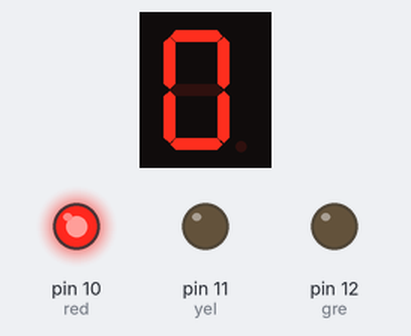
Simulated run of this sketch. Board: Arduino Uno, built with avr-gcc and run on an emulated ATmega328P. Parts: 1-digit seven-segment display, output pins drawn as LEDs (lit = HIGH). What the sketch prints to the serial monitor is not drawn.

Above: at 1.1 s.
At 4.1 s:
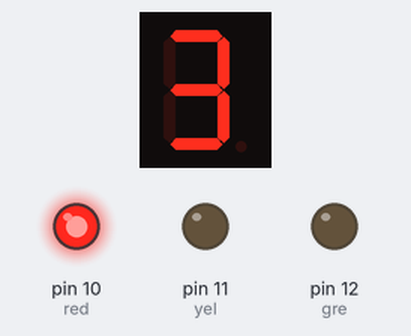
At 8.1 s:
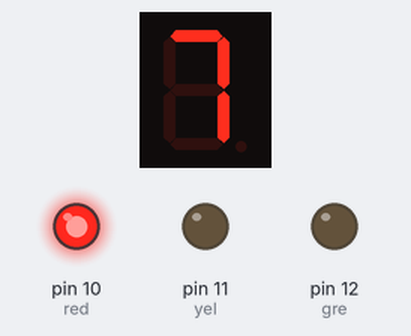
At 15.1 s:
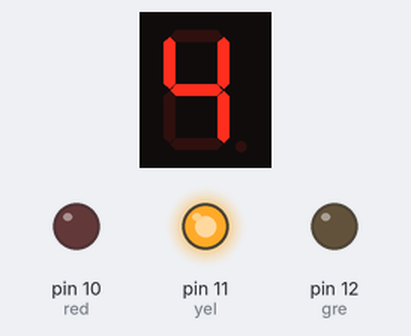
At 22.1 s:
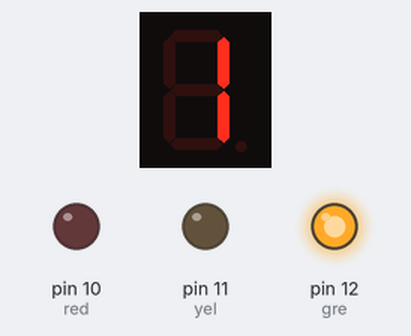
At 29.1 s:
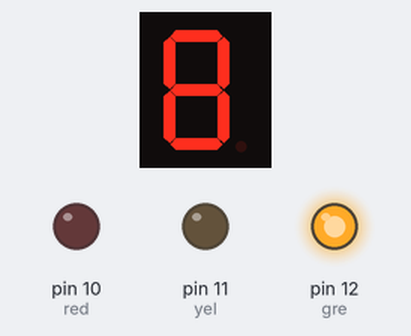
Timing chart, 0 to 31.5 s (numbered marks = the images above):
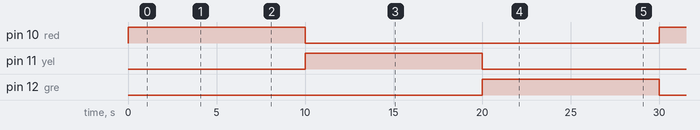

Measured:
- by itself, pin 10 (red): LOW → HIGH at 0.00 s, → LOW 10.0 s later, → HIGH 20.0 s later
- by itself, pin 11 (yel): LOW → HIGH at 10.0 s, → LOW 10.0 s later
- by itself, pin 12 (gre): LOW → HIGH at 20.0 s, → LOW 10.0 s later
- what the display in image 0 shows lasts 1.0 s, from 1.0 s to 2.0 s

The sketch:

code.ino
```cpp
#include "SevSeg.h"
int red = 10;
int yel = 11;
int gre = 12;
// Create object
SevSeg sevseg;

// Number of digits in display
byte numDigits = 1;
// Display select pins (not used with single display)
byte digitPins[] = {};
// Display segment pins A,B,C,D,E,F,G,DP
byte segmentPins[] = {9, 2, 3, 4, 5, 6, 7, 8};
// Dropping resistors used
bool resistorsOnSegments = true;
// Display type
byte hardwareConfig = COMMON_CATHODE;

void setup() {
  Serial.begin(9600);
  pinMode(red, OUTPUT);
  pinMode(yel, OUTPUT);
  pinMode(gre, OUTPUT);
  // Start display object
  sevseg.begin(hardwareConfig, numDigits, digitPins, segmentPins, resistorsOnSegments);
  // Set brightness
  sevseg.setBrightness(90);

}

void loop() {

  // Count from 0 to 9
  for (int i = 0; i < 10; i++) {
    // Set number for display
    sevseg.setNumber(i);
    Serial.print(i);


    digitalWrite(red, HIGH);


  // Wait one second
  delay(1000);
  digitalWrite(red, LOW);

  // Refresh the display
  sevseg.refreshDisplay();
}

for (int i = 0; i < 10; i++)
{
  // Set number for display
  sevseg.setNumber(i);
  Serial.print(i);


  digitalWrite(yel, HIGH);


  // Wait one second
  delay(1000);

  digitalWrite(yel, LOW);
  // Refresh the display
  sevseg.refreshDisplay();
}
for (int i = 0; i < 10; i++)
{
  // Set number for display
  sevseg.setNumber(i);
  Serial.print(i);


  digitalWrite(gre, HIGH);


  // Wait one second
  delay(1000);

  digitalWrite(gre, LOW);
  // Refresh the display
  sevseg.refreshDisplay();
}
}
```
